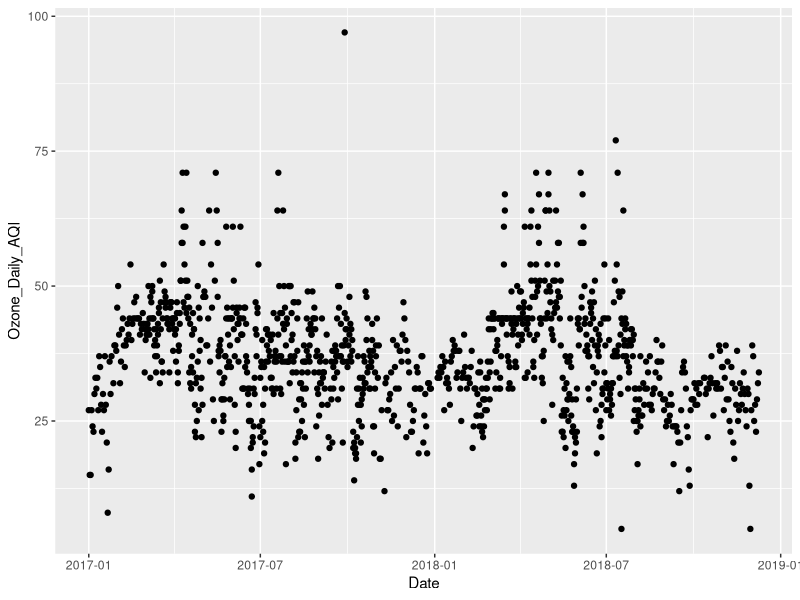
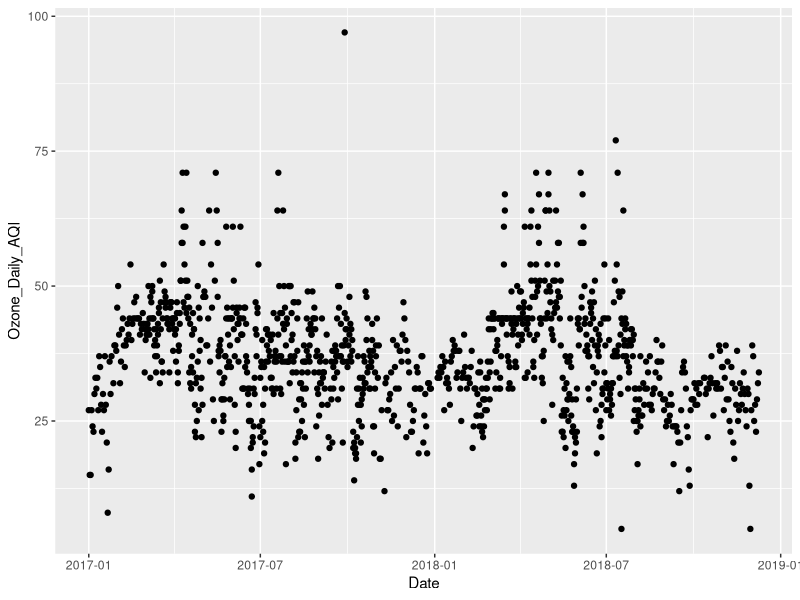
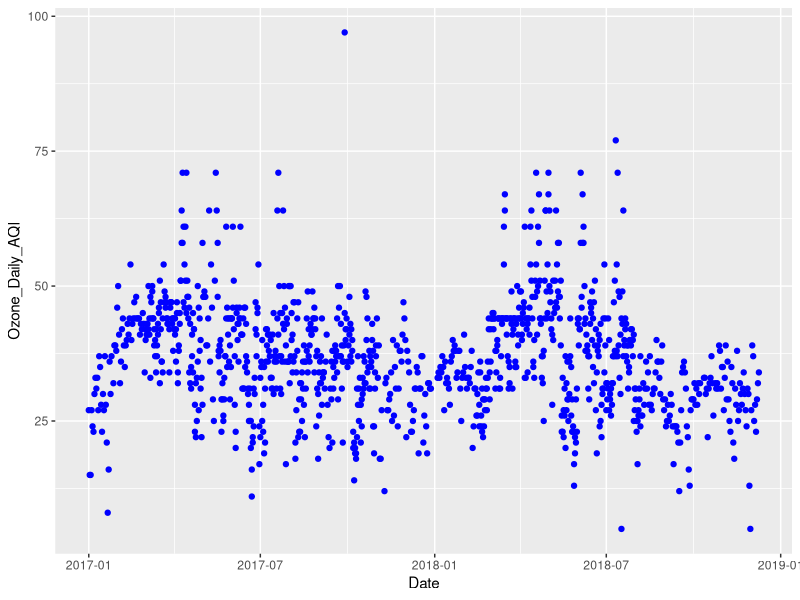
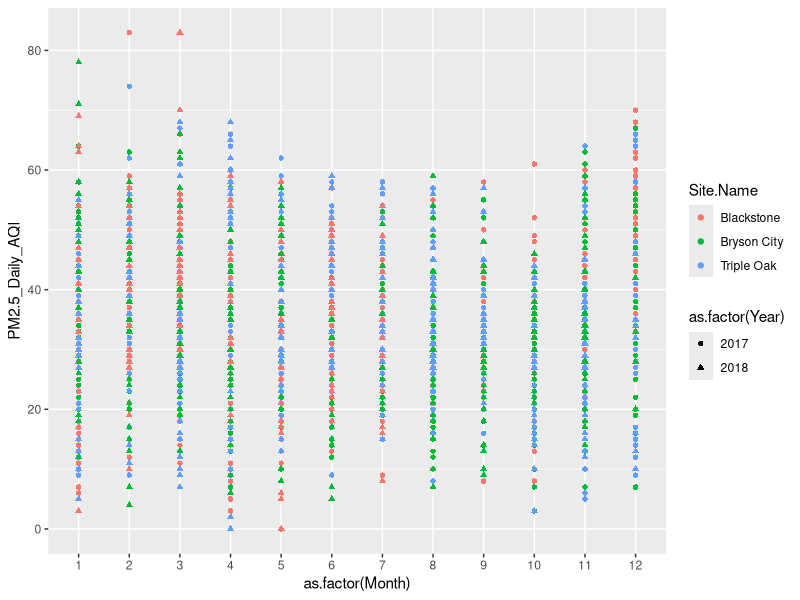
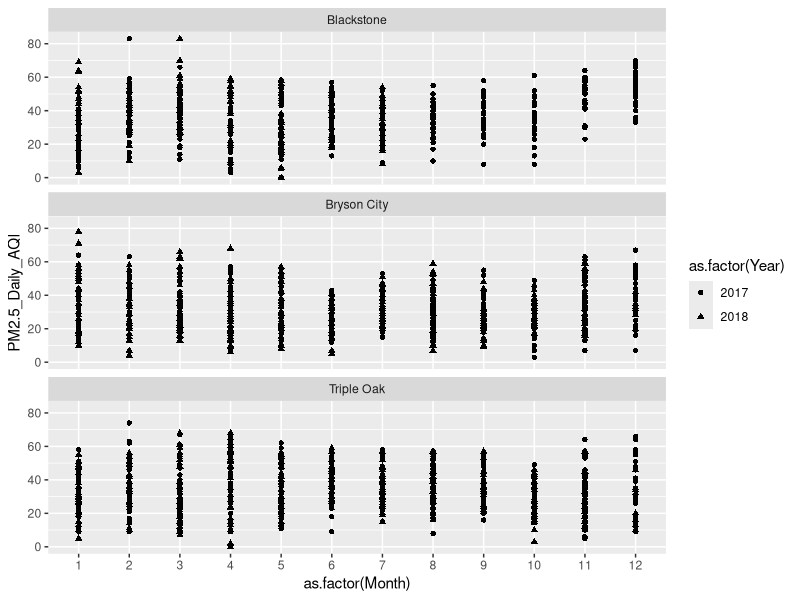
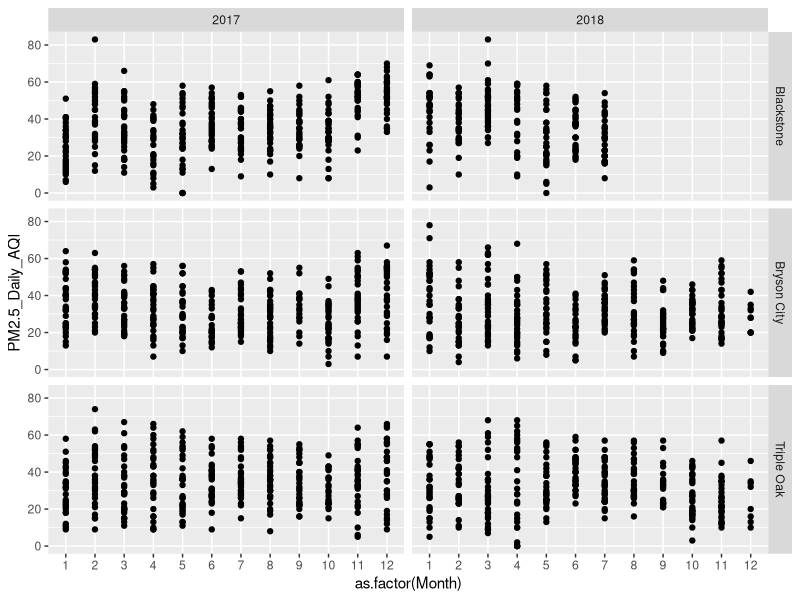
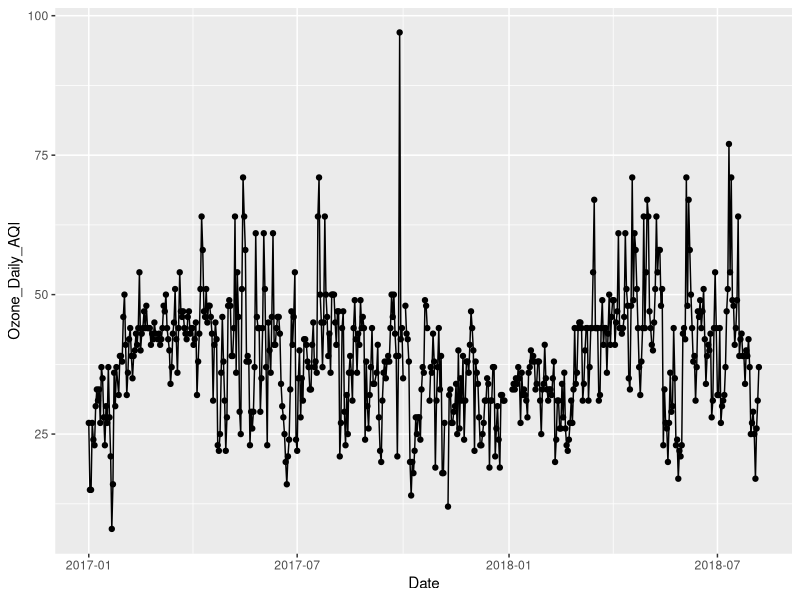
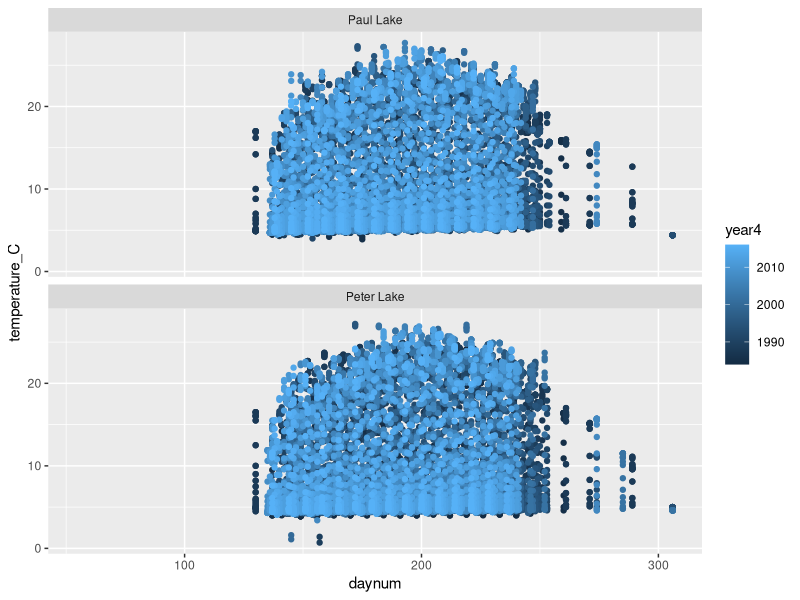

The R script that drew these images, in order:
## ---- chunk 1
getwd()
library(tidyverse) #ggplot is included in the tidyverse package

PeterPaul.chem.nutrients <- read.csv("./Data/Processed/NTL-LTER_Lake_Chemistry_Nutrients_PeterPaul_Processed.csv")
PeterPaul.nutrients.gathered <- read.csv("./Data/Processed/NTL-LTER_Lake_Nutrients_PeterPaulGathered_Processed.csv")
PeterPaul.chem.nutrients.summaries <- read.csv("./Data/Processed/NTL-LTER_Lake_Summaries_PeterPaul_Processed.csv")
EPAair <- read.csv("./Data/Processed/EPAair_O3_PM25_NC1718_Processed.csv")

EPAair$Date <- as.Date(EPAair$Date, format = "%Y-%m-%d")
PeterPaul.chem.nutrients$sampledate <- as.Date(PeterPaul.chem.nutrients$sampledate, format = "%Y-%m-%d")

## ---- chunk 2
# Scatterplot
ggplot(EPAair, aes(x = Date, y = Ozone_Daily_AQI)) + 
  geom_point()

O3plot <- ggplot(EPAair) +
  geom_point(aes(x = Date, y = Ozone_Daily_AQI))
print(O3plot) #We indicate print because we want it to show up in our pdf doc

# Fix this code
O3plot2 <- ggplot(EPAair) +
  geom_point(aes(x = Date, y = Ozone_Daily_AQI) , color = "Blue") # if we are not defining colour based on data within our data frame than we can define it ouside of the aes function
print(O3plot2)

# Add additional variables
PMplot <- 
  ggplot(EPAair, aes(x = as.factor(Month), y = PM2.5_Daily_AQI, shape = as.factor(Year), color = Site.Name)) +
  geom_point() #month and year are changed to factor because they are integers in the dataset
print(PMplot)

# Separate plot with facets
PMplot.faceted <-
  ggplot(EPAair, aes(x = as.factor(Month), y = PM2.5_Daily_AQI, shape = as.factor(Year))) +
  geom_point() +
  facet_wrap(vars(Site.Name), nrow = 3) #default is ploting into columns
print(PMplot.faceted)

PMplot.faceted2 <-
  ggplot(EPAair, aes(x = as.factor(Month), y = PM2.5_Daily_AQI)) +
  geom_point() +
  facet_grid(Site.Name ~ Year) #order of site.name and year matters
print(PMplot.faceted2)

# Filter dataset within plot building
O3plot.Blackstone <- 
  ggplot(subset(EPAair, Site.Name == "Blackstone"), aes(x = Date, y = Ozone_Daily_AQI)) + 
  geom_point() +
  geom_line() #adding a line layer to connect points
print(O3plot.Blackstone)

# Exercise: build your own scatterplots of PeterPaul.chem.nutrients

# 1. 
# Plot surface temperatures by day of  year. 
# Color your points by year, and facet by lake in two rows.
Pet.Paul.chem.nut.plot1 <- ggplot(PeterPaul.chem.nutrients, aes(x=daynum, y=temperature_C, color=year4))+
  geom_point() +
  facet_wrap(vars(lakename), nrow = 2)
print(Pet.Paul.chem.nut.plot1)

#2. 
# Plot temperature by date. Color your points by depth.
# Change the size of your point to 0.5
Pet.Paul.chem.nut.plot2 <- ggplot(PeterPaul.chem.nutrients, aes(x=sampledate, y=temperature_C, color=depth))+
  geom_point(size = 0.5)
print(Pet.Paul.chem.nut.plot2)

## ---- chunk 3
# Scatterplot
lightvsDO <- 
  ggplot(PeterPaul.chem.nutrients, aes(x = irradianceWater, y = dissolvedOxygen)) +
  geom_point()
print(lightvsDO)

#zooming in to a certain region of the plot
# Adjust axes
lightvsDOfixed <- 
  ggplot(PeterPaul.chem.nutrients, aes(x = irradianceWater, y = dissolvedOxygen)) +
  geom_point() +
  xlim(0, 250) +
  ylim(0, 20)
print(lightvsDOfixed)

# Depth in the fields of limnology and oceanography is on a reverse scale
tempvsdepth <- 
  #ggplot(PeterPaul.chem.nutrients, aes(x = temperature_C, y = depth)) +
  ggplot(PeterPaul.chem.nutrients, aes(x = temperature_C, y = depth, color = daynum)) +
  geom_point() +
  scale_y_reverse() #reverses the y axis scale
print(tempvsdepth)

NvsP <-
  ggplot(PeterPaul.chem.nutrients, aes(x = tp_ug, y = tn_ug, color = depth)) +
  geom_point() +
  #its important to specify that it is a linear line that we want (method =lm)
  geom_smooth(method = lm) +
  geom_abline(aes(slope = 16, intercept = 0), lty = 2) #adding a dotted line line to the plot 
print(NvsP)

# Exercise: Plot relationships between air quality measurements

# 1. 
# Plot AQI values for ozone by PM2.5, colored by site. 
# Add a line of best fit for the linear regression of these variables.
AQI.plot <- 
  ggplot(EPAair, aes(x=PM2.5_Daily_AQI, y=Ozone_Daily_AQI, color = Site.Name)) +
   geom_point() +
  geom_smooth(method = lm)
print(AQI.plot)
## ---- chunk 4
 # Barplot + error bars
PeterPaul.nutrient.summaries <- PeterPaul.nutrients.gathered %>%
  group_by(lakename, nutrient) %>%
  summarise(sd = sd(concentration), 
            mean = mean(concentration))

Nutrientplot <- 
  ggplot(PeterPaul.nutrients.gathered) +
  geom_bar(aes(x = lakename, y = concentration, fill = as.factor(nutrient)), # why did we use fill? - so that the inside of the bar chart would be colour coded and not just the outline
           position = "dodge", stat = "summary", fun.y = "mean")             # what's happening here? - stat- summaposition dodge ensures the bars are separated out and not stacked on each other. fun.y mean esures the value we are ploting is the mean of the data
print(Nutrientplot)

#a bar chart requires a function defining the stat it is using,
#stat =summary requires plot to compute the summary statistics for the variables we want to plot
#stats=identity is used when the variable has one value and you can point the plot to that one valuemakes. In the example below this is the mean computed in the summaries dataset. 

Nutrientplot2 <- 
  ggplot(PeterPaul.nutrient.summaries, aes(x = lakename, y = mean, fill = as.factor(nutrient))) + #
  geom_bar(stat = "identity", position = "dodge") + # what does the stat command do?
  geom_errorbar(aes(ymin = mean-sd, ymax = mean+sd), # how do we specify error bars? - we specify the minimum of the error bar and the maximum to show standar deviation range
                 position = "dodge")
print(Nutrientplot2)

# Are there more effective ways to produce summary stats for categories?
#many things in data analytics are moving away from bars with error bars because you can more efficiently display summary stats
#Better alternatives are below
# Box and whiskers plot
Nutrientplot3 <-
  ggplot(PeterPaul.nutrients.gathered, aes(x = lakename, y = concentration)) +
  geom_boxplot(aes(color = nutrient)) # Why didn't we use "fill"? fill colors the inside of the box but it leaves the outline as black
print(Nutrientplot3)

# Dot plot
Nutrientplot4 <-
  ggplot(PeterPaul.nutrients.gathered, aes(x = lakename, y = concentration)) +
  geom_dotplot(aes(color = nutrient), binaxis = "y", binwidth = 1, 
               stackdir = "center", position = "dodge") #wide spots of the dot plot show points with several points. useful for showing density of particular points
print(Nutrientplot4)

# Violin plot
Nutrientplot5 <-
  ggplot(PeterPaul.nutrients.gathered, aes(x = lakename, y = concentration)) +
  geom_violin(aes(color = nutrient)) #similar to a dot plot but is a line that represents the distribution of the points
print(Nutrientplot5)

# Frequency polygons
# Using a tidy dataset
Nutrientplot6 <-
  ggplot(PeterPaul.chem.nutrients) +
  geom_freqpoly(aes(x = tn_ug), color = "black") +
  geom_freqpoly(aes(x = tp_ug), color = "darkblue") +
  geom_freqpoly(aes(x = nh34), color = "darkgray") +
  geom_freqpoly(aes(x = no23), color = "gray") +
  geom_freqpoly(aes(x = po4), color = "blue") 
print(Nutrientplot6) #it is important to specify the color because default is black and all lines will be ploted with black

# Using a gathered dataset
Nutrientplot7 <-   
  ggplot(PeterPaul.nutrients.gathered) +
  geom_freqpoly(aes(x = concentration, color = nutrient))
print(Nutrientplot7)

# Exercise: Plot distributions of AQI values for EPAair

# 1. 
# Create a bar chart plus standard deviation error bars for PM2.5, divided by year. 
# Create separate bars for each site. 
EPAairsummary <- EPAair %>%
  group_by(Site.Name, Year) %>%
  summarise(sd = (sd(PM2.5_Daily_AQI, na.rm = TRUE)),
            mean = mean(PM2.5_Daily_AQI, na.rm = TRUE))

plot1 <- 
  ggplot(EPAairsummary, aes(x = as.factor(Year), y =mean, fill = as.factor(Site.Name))) + #
  geom_bar(stat = "identity", position = "dodge") + # what does the stat command do?
  geom_errorbar(aes(ymin = mean-sd, ymax = mean+sd), # how do we specify error bars? - we specify the minimum of the error bar and the maximum to show standar deviation range
                 position = "dodge")
print(plot1)
# 2. 
# Create a new plot that better depicts the distribution of PM2.5 concentrations. 
# Divide your graph by year and site.

